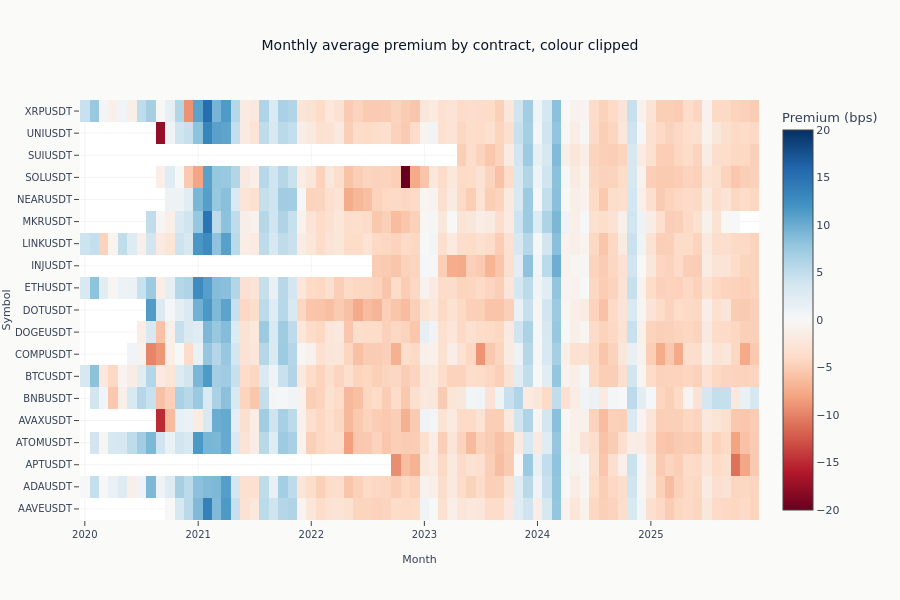

Here is the notebook cell this chart was saved with:
### Code cell
fig = go.Figure(
    data=go.Heatmap(
        z=z_values,
        x=month_cols,
        y=assets,
        colorscale="RdBu",
        zmid=0,
        zmin=-COLOR_CLIP_BPS,
        zmax=COLOR_CLIP_BPS,
        colorbar=dict(title="Premium (bps)"),
    )
)

fig.update_layout(
    title="Monthly average premium by contract, colour clipped",
    xaxis_title="Month",
    yaxis_title="Symbol",
    height=600,
)
show_plotly_with_alt(
    fig,
    "A heatmap with months across the horizontal axis and contracts up the vertical, shaded from one colour for negative average premium through neutral at zero to another for positive, with the scale clipped. Most cells sit close to neutral; isolated rows and columns saturate at the negative end, and the top rows are blank where a contract had not listed yet.",
)

# Report extremes that exceed color scale (shown as saturated colors)
extremes = (
    monthly_premium.filter(pl.col("avg_premium").abs() * 10000 > COLOR_CLIP_BPS)
    .with_columns((pl.col("avg_premium") * 10000).round(1).alias("avg_bps"))
    .select(["symbol", "month", "avg_bps"])
    .sort("avg_bps")
)
extremes

### Figure 1 — Plotly figure (JSON) as saved in the notebook; plotly's stock layout.template omitted (floating-point values rounded to 4 significant figures; data arrays with more than 128 entries replaced by an {"elided": "..."} marker saying what was removed)
{"data": [{"colorbar": {"title": {"text": "Premium (bps)"}}, "colorscale": [[0.0, "rgb(103,0,31)"], [0.1, "rgb(178,24,43)"], [0.2, "rgb(214,96,77)"], [0.3, "rgb(244,165,130)"], [0.4, "rgb(253,219,199)"], [0.5, "rgb(247,247,247)"], [0.6, "rgb(209,229,240)"], [0.7, "rgb(146,197,222)"], [0.8, "rgb(67,147,195)"], [0.9, "rgb(33,102,172)"], [1.0, "rgb(5,48,97)"]], "type": "heatmap", "x": ["2020-01", "2020-02", "2020-03", "2020-04", "2020-05", "2020-06", "2020-07", "2020-08", "2020-09", "2020-10", "2020-11", "2020-12", "2021-01", "2021-02", "2021-03", "2021-04", "2021-05", "2021-06", "2021-07", "2021-08", "2021-09", "2021-10", "2021-11", "2021-12", "2022-01", "2022-02", "2022-03", "2022-04", "2022-05", "2022-06", "2022-07", "2022-08", "2022-09", "2022-10", "2022-11", "2022-12", "2023-01", "2023-02", "2023-03", "2023-04", "2023-05", "2023-06", "2023-07", "2023-08", "2023-09", "2023-10", "2023-11", "2023-12", "2024-01", "2024-02", "2024-03", "2024-04", "2024-05", "2024-06", "2024-07", "2024-08", "2024-09", "2024-10", "2024-11", "2024-12", "2025-01", "2025-02", "2025-03", "2025-04", "2025-05", "2025-06", "2025-07", "2025-08", "2025-09", "2025-10", "2025-11", "2025-12"], "y": ["AAVEUSDT", "ADAUSDT", "APTUSDT", "ATOMUSDT", "AVAXUSDT", "BNBUSDT", "BTCUSDT", "COMPUSDT", "DOGEUSDT", "DOTUSDT", "ETHUSDT", "INJUSDT", "LINKUSDT", "MKRUSDT", "NEARUSDT", "SOLUSDT", "SUIUSDT", "UNIUSDT", "XRPUSDT"], "z": {"elided": "19x72 float values"}, "zmax": 20, "zmid": 0, "zmin": -20}], "layout": {"height": 600, "title": {"text": "Monthly average premium by contract, colour clipped"}, "xaxis": {"title": {"text": "Month"}}, "yaxis": {"title": {"text": "Symbol"}}}}
